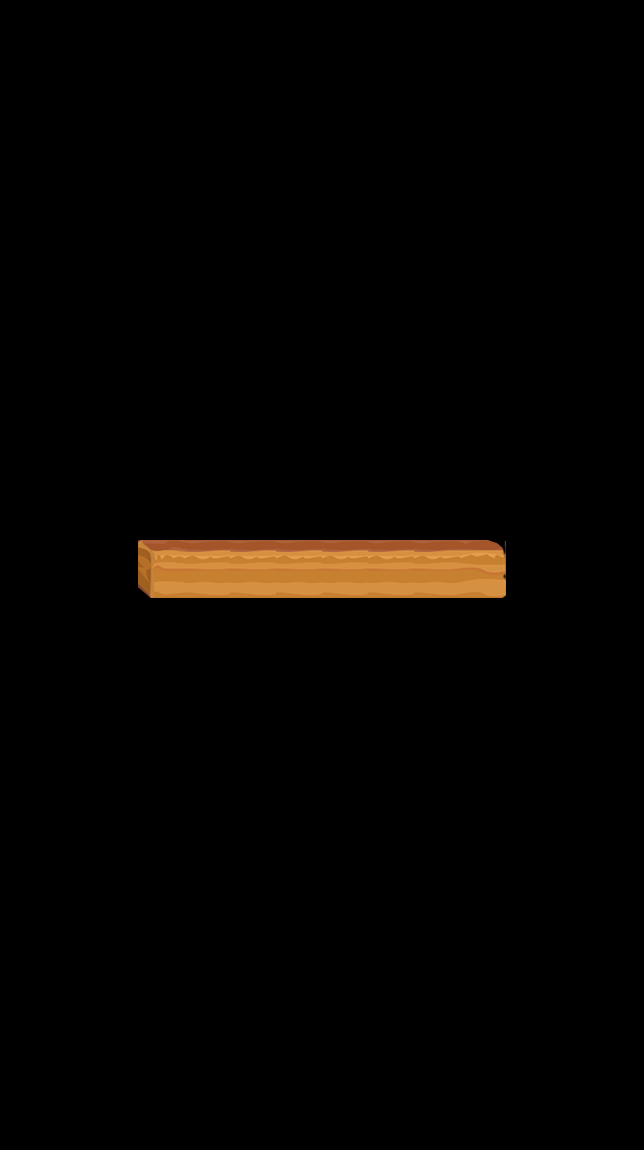

Below is a game level as drawn by its tile map, then a one-line description and the .tmx that defines it (tile-layer data replaced by summaries):
An orthogonal 14x25 tile map with 46x46 px tiles, 1 tile layer (layer) and 13 objects (2x trap, startPos1, startPos2, startPos3, apple, ...).

<map version="1.0" orientation="orthogonal" renderorder="right-down" width="14" height="25" tilewidth="46" tileheight="46">
 <tileset firstgid="1" name="road" tilewidth="46" tileheight="58">
  <image source="road.png" width="184" height="58" />
 </tileset>
 <layer name="layer" width="14" height="25">
  <data>[350 cells, 8 non-empty, 3 distinct tile ids]</data>
 </layer>
 <objectgroup name="objLayer">
  <object name="startPos1" x="162.667" y="525.333" />
  <object name="startPos2" x="114.667" y="526.667" />
  <object name="startPos3" x="114.667" y="573.333" />
  <object name="trap" x="301.333" y="526.667">
   <properties>
    <property name="dir" value="up" />
   </properties>
  </object>
  <object name="trap" x="344" y="525.333">
   <properties>
    <property name="dir" value="up" />
   </properties>
  </object>
  <object name="apple" x="298.667" y="484" />
  <object name="stone" x="298.667" y="436" />
  <object name="exit" x="482.667" y="529.333" />
 </objectgroup>
 <objectgroup name="tipsLayer">
  <object name="1" x="213.333" y="526.667">
   <properties>
    <property name="dir" value="right" />
   </properties>
   <ellipse />
  </object>
  <object name="2" x="250.667" y="525.333">
   <properties>
    <property name="dir" value="right" />
   </properties>
   <ellipse />
  </object>
  <object name="3" x="250.667" y="488">
   <properties>
    <property name="dir" value="up" />
   </properties>
   <ellipse />
  </object>
  <object name="4" x="248" y="440">
   <properties>
    <property name="dir" value="up" />
   </properties>
   <ellipse />
  </object>
  <object name="5" x="305.333" y="438.667">
   <properties>
    <property name="dir" value="right" />
   </properties>
   <ellipse />
  </object>
 </objectgroup>
</map>
